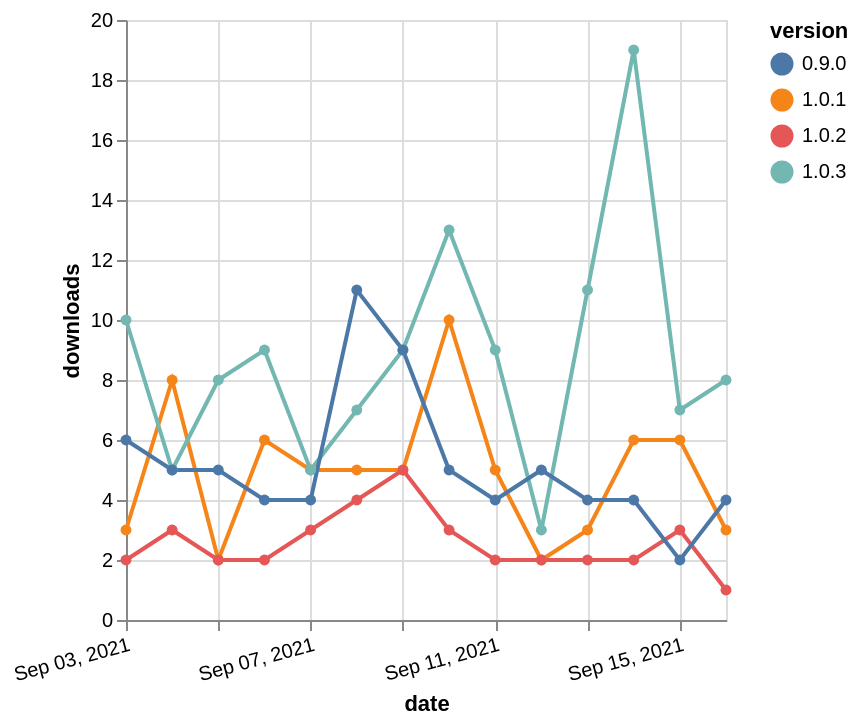

This figure's Vega-Lite source:
### Vega-Lite specification from a JSON file in a GitHub repository (floating-point values rounded to 4 significant figures)
{"$schema": "https://vega.github.io/schema/vega-lite/v5.json", "description": "A simple bar chart with embedded data.", "data": {"values": [{"date": "2021-09-03", "total": 2349, "delta": 3, "version": "1.0.1"}, {"date": "2021-09-04", "total": 2357, "delta": 8, "version": "1.0.1"}, {"date": "2021-09-05", "total": 2359, "delta": 2, "version": "1.0.1"}, {"date": "2021-09-06", "total": 2365, "delta": 6, "version": "1.0.1"}, {"date": "2021-09-07", "total": 2370, "delta": 5, "version": "1.0.1"}, {"date": "2021-09-08", "total": 2375, "delta": 5, "version": "1.0.1"}, {"date": "2021-09-09", "total": 2380, "delta": 5, "version": "1.0.1"}, {"date": "2021-09-10", "total": 2390, "delta": 10, "version": "1.0.1"}, {"date": "2021-09-11", "total": 2395, "delta": 5, "version": "1.0.1"}, {"date": "2021-09-12", "total": 2397, "delta": 2, "version": "1.0.1"}, {"date": "2021-09-13", "total": 2400, "delta": 3, "version": "1.0.1"}, {"date": "2021-09-14", "total": 2406, "delta": 6, "version": "1.0.1"}, {"date": "2021-09-15", "total": 2412, "delta": 6, "version": "1.0.1"}, {"date": "2021-09-16", "total": 2415, "delta": 3, "version": "1.0.1"}, {"date": "2021-09-03", "total": 406, "delta": 10, "version": "1.0.3"}, {"date": "2021-09-04", "total": 411, "delta": 5, "version": "1.0.3"}, {"date": "2021-09-05", "total": 419, "delta": 8, "version": "1.0.3"}, {"date": "2021-09-06", "total": 428, "delta": 9, "version": "1.0.3"}, {"date": "2021-09-07", "total": 433, "delta": 5, "version": "1.0.3"}, {"date": "2021-09-08", "total": 440, "delta": 7, "version": "1.0.3"}, {"date": "2021-09-09", "total": 449, "delta": 9, "version": "1.0.3"}, {"date": "2021-09-10", "total": 462, "delta": 13, "version": "1.0.3"}, {"date": "2021-09-11", "total": 471, "delta": 9, "version": "1.0.3"}, {"date": "2021-09-12", "total": 474, "delta": 3, "version": "1.0.3"}, {"date": "2021-09-13", "total": 485, "delta": 11, "version": "1.0.3"}, {"date": "2021-09-14", "total": 504, "delta": 19, "version": "1.0.3"}, {"date": "2021-09-15", "total": 511, "delta": 7, "version": "1.0.3"}, {"date": "2021-09-16", "total": 519, "delta": 8, "version": "1.0.3"}, {"date": "2021-09-03", "total": 1676, "delta": 2, "version": "1.0.2"}, {"date": "2021-09-04", "total": 1679, "delta": 3, "version": "1.0.2"}, {"date": "2021-09-05", "total": 1681, "delta": 2, "version": "1.0.2"}, {"date": "2021-09-06", "total": 1683, "delta": 2, "version": "1.0.2"}, {"date": "2021-09-07", "total": 1686, "delta": 3, "version": "1.0.2"}, {"date": "2021-09-08", "total": 1690, "delta": 4, "version": "1.0.2"}, {"date": "2021-09-09", "total": 1695, "delta": 5, "version": "1.0.2"}, {"date": "2021-09-10", "total": 1698, "delta": 3, "version": "1.0.2"}, {"date": "2021-09-11", "total": 1700, "delta": 2, "version": "1.0.2"}, {"date": "2021-09-12", "total": 1702, "delta": 2, "version": "1.0.2"}, {"date": "2021-09-13", "total": 1704, "delta": 2, "version": "1.0.2"}, {"date": "2021-09-14", "total": 1706, "delta": 2, "version": "1.0.2"}, {"date": "2021-09-15", "total": 1709, "delta": 3, "version": "1.0.2"}, {"date": "2021-09-16", "total": 1710, "delta": 1, "version": "1.0.2"}, {"date": "2021-09-03", "total": 4046, "delta": 6, "version": "0.9.0"}, {"date": "2021-09-04", "total": 4051, "delta": 5, "version": "0.9.0"}, {"date": "2021-09-05", "total": 4056, "delta": 5, "version": "0.9.0"}, {"date": "2021-09-06", "total": 4060, "delta": 4, "version": "0.9.0"}, {"date": "2021-09-07", "total": 4064, "delta": 4, "version": "0.9.0"}, {"date": "2021-09-08", "total": 4075, "delta": 11, "version": "0.9.0"}, {"date": "2021-09-09", "total": 4084, "delta": 9, "version": "0.9.0"}, {"date": "2021-09-10", "total": 4089, "delta": 5, "version": "0.9.0"}, {"date": "2021-09-11", "total": 4093, "delta": 4, "version": "0.9.0"}, {"date": "2021-09-12", "total": 4098, "delta": 5, "version": "0.9.0"}, {"date": "2021-09-13", "total": 4102, "delta": 4, "version": "0.9.0"}, {"date": "2021-09-14", "total": 4106, "delta": 4, "version": "0.9.0"}, {"date": "2021-09-15", "total": 4108, "delta": 2, "version": "0.9.0"}, {"date": "2021-09-16", "total": 4112, "delta": 4, "version": "0.9.0"}]}, "width": "container", "mark": {"type": "line", "point": {"filled": true}}, "encoding": {"x": {"field": "date", "type": "temporal", "timeUnit": "yearmonthdate", "title": "date", "axis": {"labelAngle": -15}}, "y": {"field": "delta", "type": "quantitative", "title": "downloads"}, "color": {"field": "version", "type": "nominal"}, "tooltip": {"field": "delta"}}}
